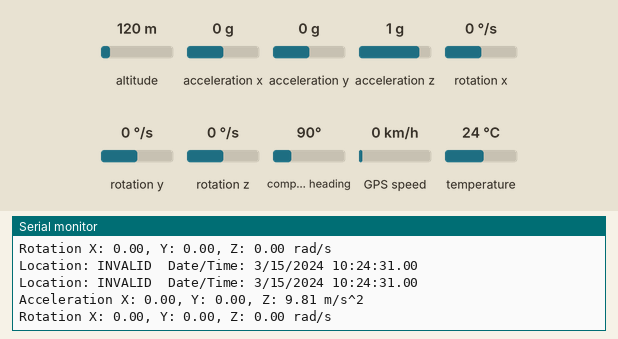
Recording of a sketch running on a simulated ESP32. Parts: the last lines printed to the serial monitor. Inputs (shaded band) come from the test bench; at power-on: acceleration x 0 g, acceleration y 0 g, acceleration z 1 g, rotation x 0 °/s, rotation y 0 °/s, altitude 120 m, rotation z 0 °/s, compass heading 90°, GPS speed 0 km/h, temperature 24 °C. The GPS gets a fix after 3 s at 37.7749, -122.4194 with 8 satellites.

Above: at 1.8 s.
1.9 s: acceleration x set to -1.4 g
At 2.8 s:
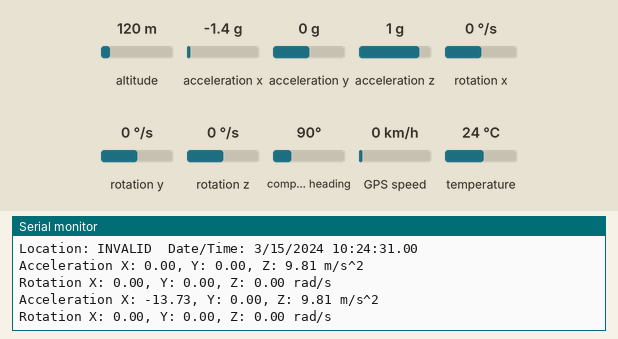
6.2 s: acceleration y set to -1.4 g
At 6.8 s:
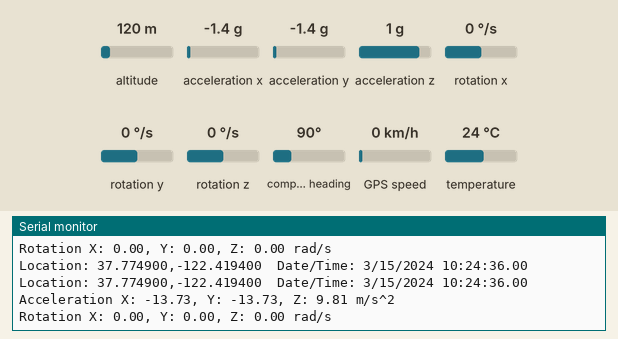
7.7 s: acceleration z set to -1.4 g
At 8.6 s:
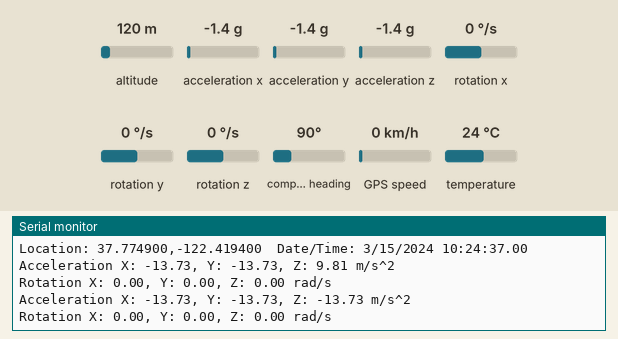
9.2 s: rotation x set to -192 °/s
At 9.7 s:
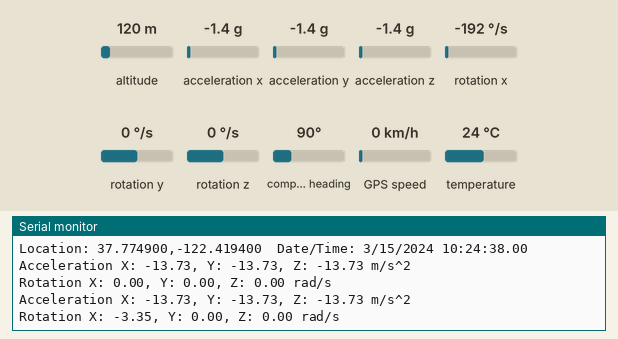
10.7 s: rotation y set to -192 °/s
At 11.3 s:
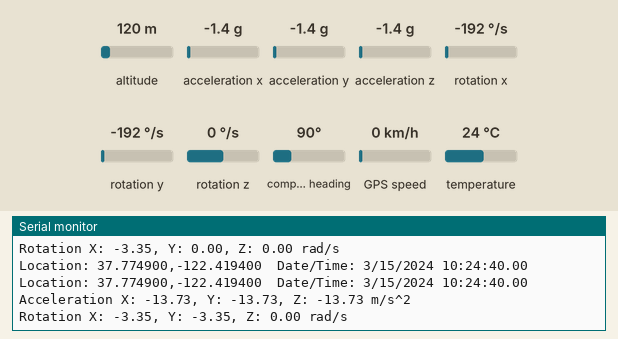
Timing chart, 0 to 13.2 s (numbered marks = the images above; inputs shaded):
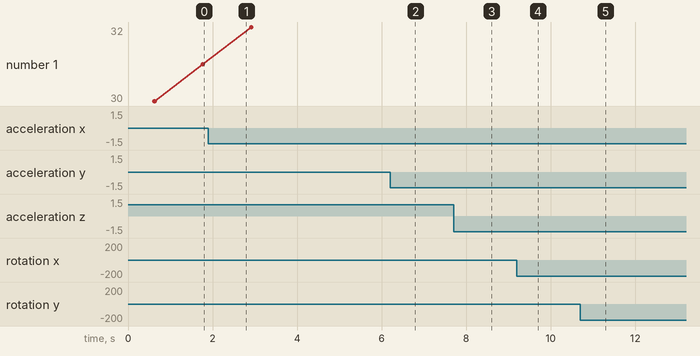

Measured:
- after the input at 1.9 s, the serial monitor: prints a new line after 0.44 s (image 1)
- after the input at 6.2 s, the serial monitor: prints a new line after 0.17 s (image 2)
- after the input at 7.7 s, the serial monitor: prints a new line after 0.39 s (image 3)
- after the input at 9.2 s, the serial monitor: prints a new line at once (image 4)
- after the input at 10.7 s, the serial monitor: prints a new line after 0.28 s (image 5)

The sketch:

LoRa_gpsmpu.ino
```cpp
#include <TinyGPS++.h>

#include <Adafruit_MPU6050.h>
#include <Adafruit_Sensor.h>
#include <Wire.h>

#include "heltec.h"
#include "images.h"

// The TinyGPS++ object
TinyGPSPlus gps;
Adafruit_MPU6050 mpu;

//433E6 for Asia
//866E6 for Europe
//915E6 for North America
#define BAND    915E6

unsigned int counter = 0;
String rssi = "RSSI --";
String packSize = "--";
String packet ;

void setup(){
  Serial2.begin(9600, SERIAL_8N1,2,17);
  Serial.begin(115200);
  delay(500);

  Serial.println(F("DeviceExample.ino"));
  Serial.println(F("A simple demonstration of TinyGPS++ with an attached GPS module"));
  Serial.print(F("Testing TinyGPS++ library v. ")); Serial.println(TinyGPSPlus::libraryVersion());
  Serial.println();

  mpu.setAccelerometerRange(MPU6050_RANGE_8_G);
  Serial.print("Accelerometer range set to: ");
  switch (mpu.getAccelerometerRange()) {
  case MPU6050_RANGE_2_G:
    Serial.println("+-2G");
    break;
  case MPU6050_RANGE_4_G:
    Serial.println("+-4G");
    break;
  case MPU6050_RANGE_8_G:
    Serial.println("+-8G");
    break;
  case MPU6050_RANGE_16_G:
    Serial.println("+-16G");
    break;
  }
  mpu.setGyroRange(MPU6050_RANGE_500_DEG);
  Serial.print("Gyro range set to: ");
  switch (mpu.getGyroRange()) {
  case MPU6050_RANGE_250_DEG:
    Serial.println("+- 250 deg/s");
    break;
  case MPU6050_RANGE_500_DEG:
    Serial.println("+- 500 deg/s");
    break;
  case MPU6050_RANGE_1000_DEG:
    Serial.println("+- 1000 deg/s");
    break;
  case MPU6050_RANGE_2000_DEG:
    Serial.println("+- 2000 deg/s");
    break;
  }

  mpu.setFilterBandwidth(MPU6050_BAND_21_HZ);
  Serial.print("Filter bandwidth set to: ");
  switch (mpu.getFilterBandwidth()) {
  case MPU6050_BAND_260_HZ:
    Serial.println("260 Hz");
    break;
  case MPU6050_BAND_184_HZ:
    Serial.println("184 Hz");
    break;
  case MPU6050_BAND_94_HZ:
    Serial.println("94 Hz");
    break;
  case MPU6050_BAND_44_HZ:
    Serial.println("44 Hz");
    break;
  case MPU6050_BAND_21_HZ:
    Serial.println("21 Hz");
    break;
  case MPU6050_BAND_10_HZ:
    Serial.println("10 Hz");
    break;
  case MPU6050_BAND_5_HZ:
    Serial.println("5 Hz");
    break;
  }

  Serial.println("");
  delay(100);

  //WIFI Kit series V1 not support Vext control
  Heltec.begin(false /*DisplayEnable Enable*/, true /*Heltec.Heltec.Heltec.LoRa Disable*/, true /*Serial Enable*/, true /*PABOOST Enable*/, BAND /*long BAND*/);
}

void loop()
{
  /* Get new sensor events with the readings */
  sensors_event_t a, g, temp;
  mpu.getEvent(&a, &g, &temp);

  // This sketch displays information every time a new sentence is correctly encoded.
  while (Serial2.available() > 0)
    if (gps.encode(Serial2.read()))
      displayInfo();

  if (millis() > 5000 && gps.charsProcessed() < 10)
  {
    Serial.println(F("No GPS detected: check wiring."));
    while(true);
  }

  /* Print out the values */
  Serial.print("Acceleration X: ");
  Serial.print(a.acceleration.x);
  Serial.print(", Y: ");
  Serial.print(a.acceleration.y);
  Serial.print(", Z: ");
  Serial.print(a.acceleration.z);
  Serial.println(" m/s^2");

  Serial.print("Rotation X: ");
  Serial.print(g.gyro.x);
  Serial.print(", Y: ");
  Serial.print(g.gyro.y);
  Serial.print(", Z: ");
  Serial.print(g.gyro.z);
  Serial.println(" rad/s");

  Serial.println("");

  delay(500);

  // send packet
  LoRa.beginPacket();
/*
 * LoRa.setTxPower(txPower,RFOUT_pin);
 * txPower -- 0 ~ 20
 * RFOUT_pin could be RF_PACONFIG_PASELECT_PABOOST or RF_PACONFIG_PASELECT_RFO
 *   - RF_PACONFIG_PASELECT_PABOOST -- LoRa single output via PABOOST, maximum output 20dBm
 *   - RF_PACONFIG_PASELECT_RFO     -- LoRa single output via RFO_HF / RFO_LF, maximum output 14dBm
*/
  LoRa.setTxPower(14,RF_PACONFIG_PASELECT_PABOOST);
  LoRa.print("acceleration ");
  LoRa.print(a.acceleration.z);
  LoRa.print("m/s^2");
  LoRa.endPacket();

  counter++;
}

void displayInfo()
{
  Serial.print(F("Location: "));
  if (gps.location.isValid())
  {
    Serial.print(gps.location.lat(), 6);
    Serial.print(F(","));
    Serial.print(gps.location.lng(), 6);
  }
  else
  {
    Serial.print(F("INVALID"));
  }

  Serial.print(F("  Date/Time: "));
  if (gps.date.isValid())
  {
    Serial.print(gps.date.month());
    Serial.print(F("/"));
    Serial.print(gps.date.day());
    Serial.print(F("/"));
    Serial.print(gps.date.year());
  }
  else
  {
    Serial.print(F("INVALID"));
  }

  Serial.print(F(" "));
  if (gps.time.isValid())
  {
    if (gps.time.hour() < 10) Serial.print(F("0"));
    Serial.print(gps.time.hour());
    Serial.print(F(":"));
    if (gps.time.minute() < 10) Serial.print(F("0"));
    Serial.print(gps.time.minute());
    Serial.print(F(":"));
    if (gps.time.second() < 10) Serial.print(F("0"));
    Serial.print(gps.time.second());
    Serial.print(F("."));
    if (gps.time.centisecond() < 10) Serial.print(F("0"));
    Serial.print(gps.time.centisecond());
  }
  else
  {
    Serial.print(F("INVALID"));
  }

  Serial.println();
}
```

Source omitted: images.h (data table, 5750 bytes)
